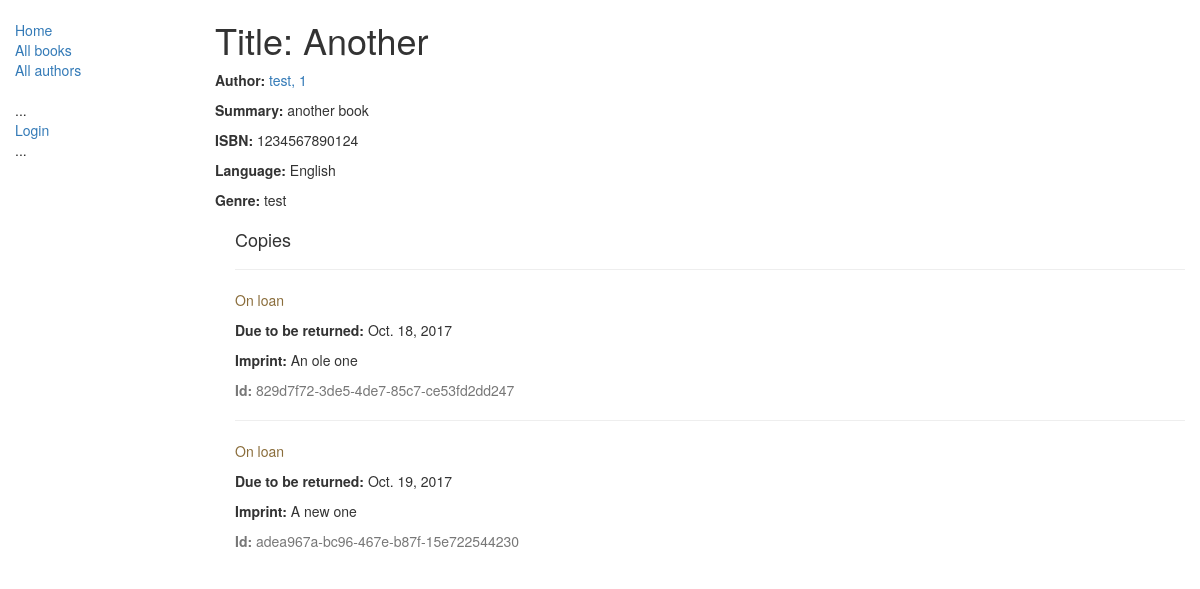
/catalog/book/2, run on an earlier commit of the app's database.
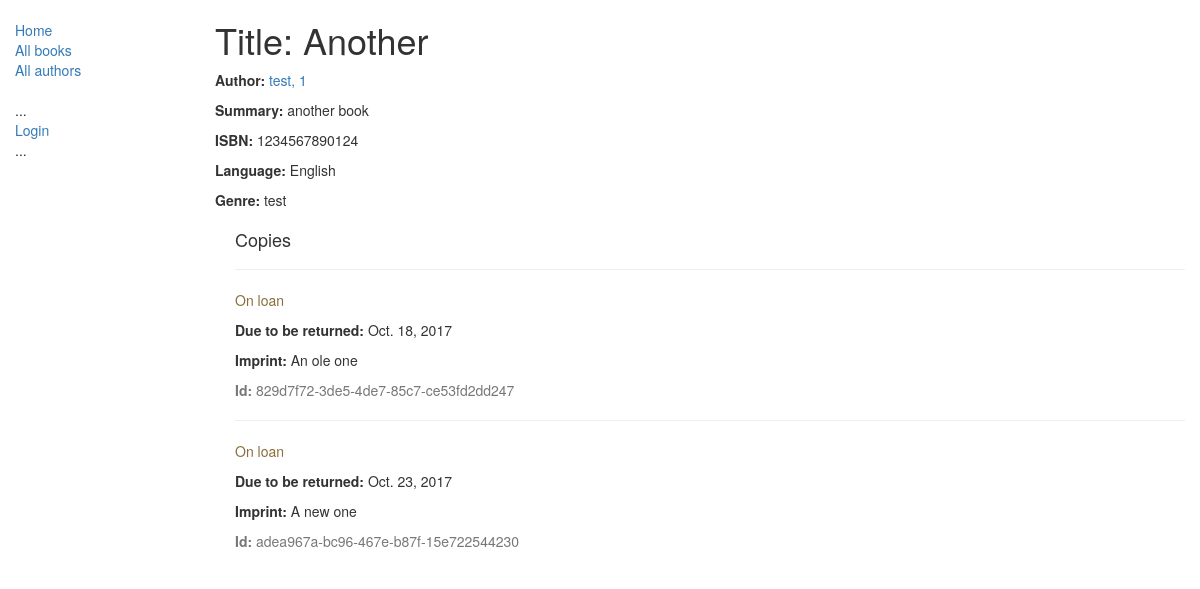
And on a later commit of the database.
### catalog/models.py (models this page shows, shortened)
class BookInstance(models.Model):
    id = models.UUIDField(primary_key=True, default=uuid.uuid4, help_text="Unique ID for this particular book across whole library");
    book = models.ForeignKey('Book', on_delete=models.SET_NULL, null=True);
    imprint = models.CharField(max_length=200);
    due_back = models.DateField(null=True, blank=True);
    LOAN_STATUS = (
        ('m', 'Maintenance'),
        ('o', 'On loan'),
        ('a', 'Available'),
        ('r', 'Reserved'),
    )
    status = models.CharField(max_length=1, choices=LOAN_STATUS, blank=True, help_text='Book availability');
    borrower = models.ForeignKey(User, on_delete=models.SET_NULL, null=True, blank=True);
    class Meta:
        ordering = ["due_back"];
        permissions = (("can_mark_returned", "Set book as returned"),);

### catalog/views.py (the view)
# urls.py: url(r'^book/(?P<pk>\d+)$', views.BookDetailView.as_view(), name='book-detail'),
class BookDetailView(generic.DetailView):
    model = Book;

### catalog/models.py (called while the page is built)
    def __str__(self):
        return self.name;

    def __str__(self):
        return '%s, %s' % (self.last_name, self.first_name);

    def __str__(self):
        return self.name

### catalog/templates/catalog/book_detail.html
{% extends "base_generic.html" %}
{% block content %}
  <h1>Title: {{ book.title }}</h1>
  <p><strong>Author:</strong> <a href="{% url 'author-detail' book.author.pk %}">{{ book.author }}</a></p>
  <p><strong>Summary:</strong> {{ book.summary }}</p>
  <p><strong>ISBN:</strong> {{ book.isbn }}</p>
  <p><strong>Language:</strong> {{ book.language }}</p>
  <p><strong>Genre:</strong> {% for genre in book.genre.all %} {{ genre }}{% if not forloop.last %}, {% endif %}{% endfor %}</p>
  <div style="margin-left:20px;margin-top:20px">
    <h4>Copies</h4>
    {% for copy in book.bookinstance_set.all %}
    <hr>
    <p class="{% if copy.status == 'a' %}text-success{% elif copy.status == 'm' %}text-danger{% else %}text-warning{% endif %}">{{ copy.get_status_display }}</p>
    {% if copy.status != 'a' %}<p><strong>Due to be returned:</strong> {{copy.due_back}}</p>{% endif %}
    <p><strong>Imprint:</strong> {{copy.imprint}}</p>
    <p class="text-muted"><strong>Id:</strong> {{copy.id}}</p>
    {% endfor %}
  </div>
{% endblock %}

What changed in the data, as far as the page shows it:
changed BookInstance "A new one": due_back "Oct. 19, 2017" → "Oct. 23, 2017"
